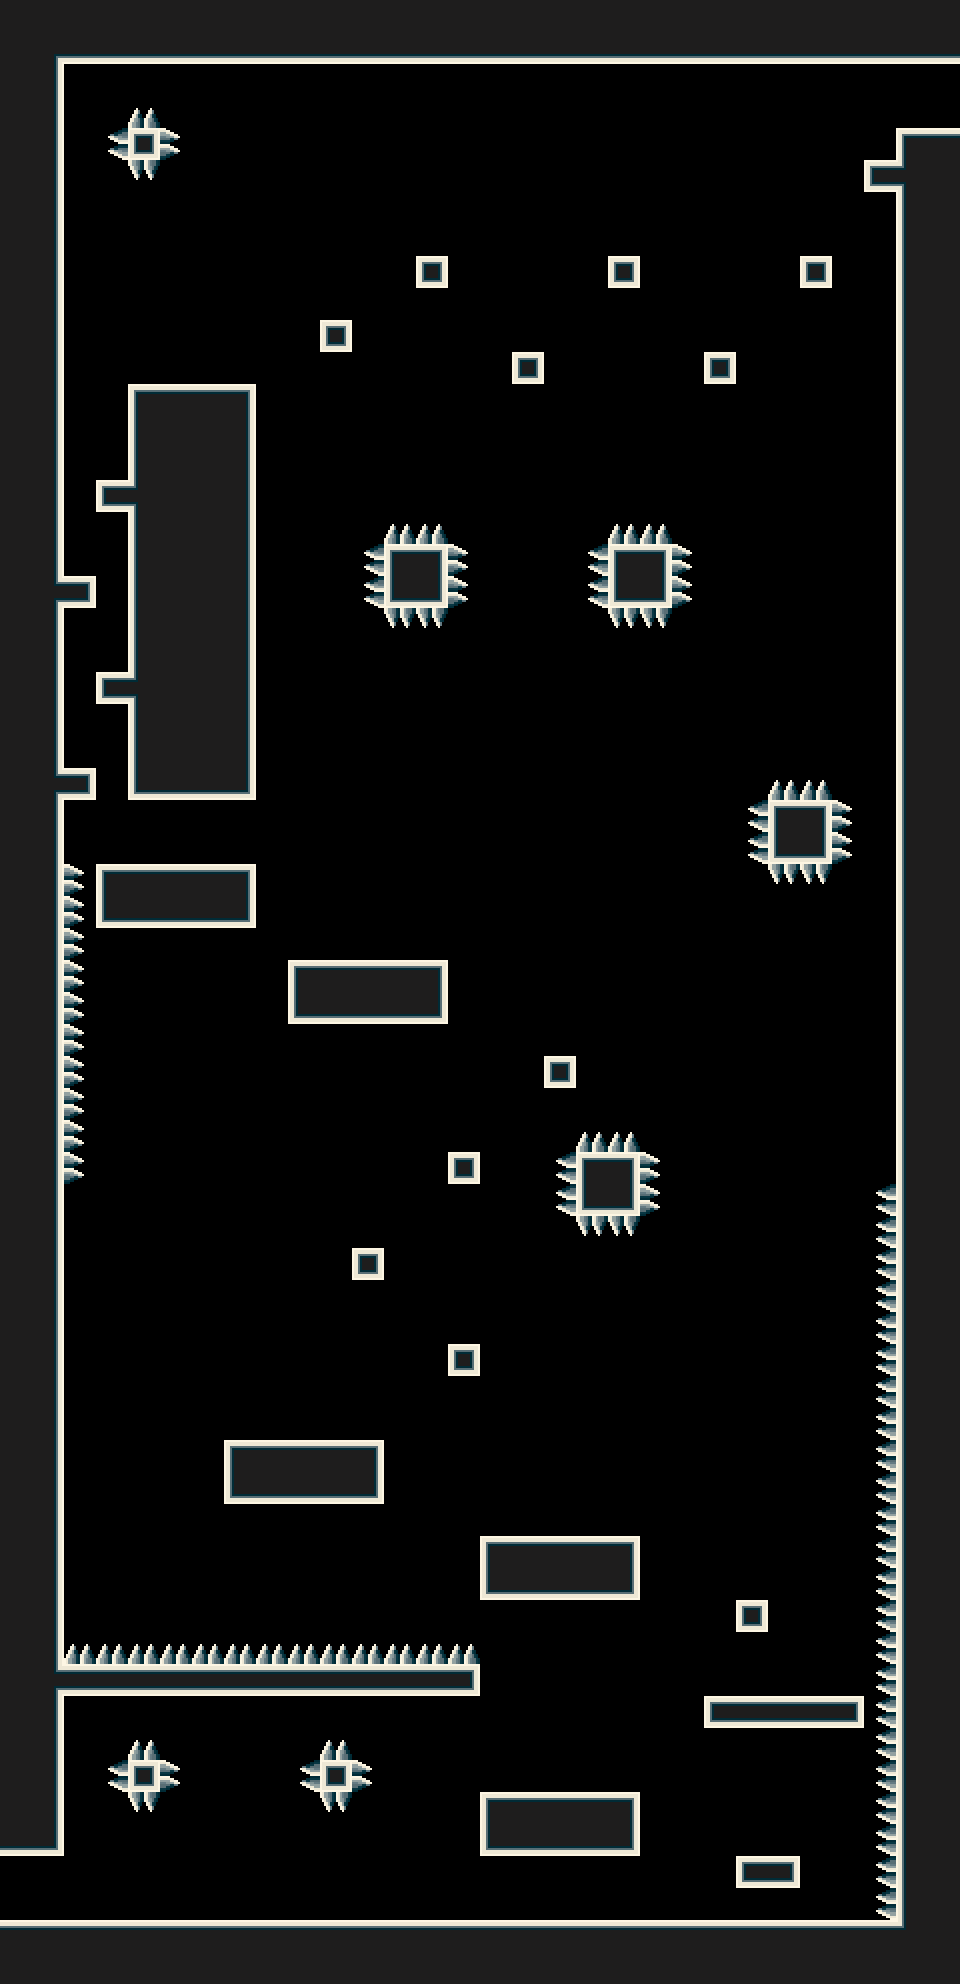

Below is a game level as drawn by its tile map, then a one-line description and the .tmx that defines it (tile-layer data replaced by summaries):
An orthogonal 30x62 tile map with 32x32 px tiles, 2 tile layers (back, Tile Layer 1) and 5 objects (3x slider, 2x exit).

<map version="1.9" tiledversion="1.9.2" orientation="orthogonal" renderorder="right-down" width="30" height="62" tilewidth="32" tileheight="32" infinite="0" nextlayerid="4" nextobjectid="7">
 <properties>
  <property name="viewFollow" type="bool" value="true" />
 </properties>
 <tileset firstgid="1" source="32x32t.tsx" />
 <layer id="2" name="back" class="background" width="30" height="62">
  <data>[1860 cells, 194 non-empty, 1 distinct tile ids]</data>
 </layer>
 <layer id="1" name="Tile Layer 1" width="30" height="62">
  <data>[1860 cells, 397 non-empty, 20 distinct tile ids]</data>
 </layer>
 <objectgroup id="3" name="obj">
  <object id="1" class="exit" x="0" y="1856" width="5" height="96">
   <properties>
    <property name="destination" value="test.tmx" />
   </properties>
  </object>
  <object id="2" class="exit" x="960" y="64" width="5" height="90">
   <properties>
    <property name="destination" value="end" />
   </properties>
  </object>
  <object id="3" class="slider" x="128" y="128" width="32" height="32">
   <properties>
    <property name="stopX" type="float" value="224" />
    <property name="stopY" type="float" value="320" />
    <property name="velocityX" type="float" value="50" />
    <property name="velocityY" type="float" value="20" />
   </properties>
  </object>
  <object id="4" class="slider" x="128" y="1760" width="32" height="32">
   <properties>
    <property name="stopX" type="float" value="128" />
    <property name="stopY" type="float" value="1888" />
    <property name="velocityX" type="float" value="0" />
    <property name="velocityY" type="float" value="60" />
   </properties>
  </object>
  <object id="6" class="slider" x="320" y="1760" width="32" height="32">
   <properties>
    <property name="stopX" type="float" value="320" />
    <property name="stopY" type="float" value="1888" />
    <property name="velocityX" type="float" value="0" />
    <property name="velocityY" type="float" value="60" />
   </properties>
  </object>
 </objectgroup>
</map>